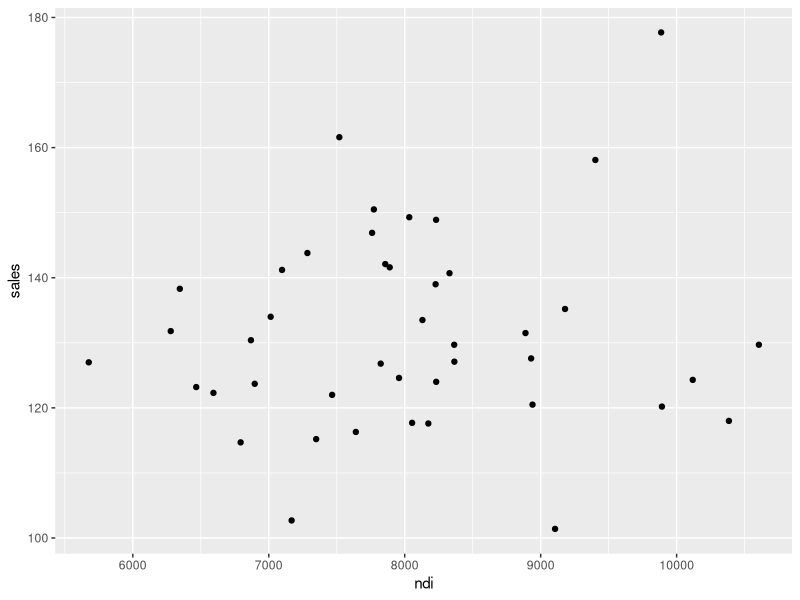
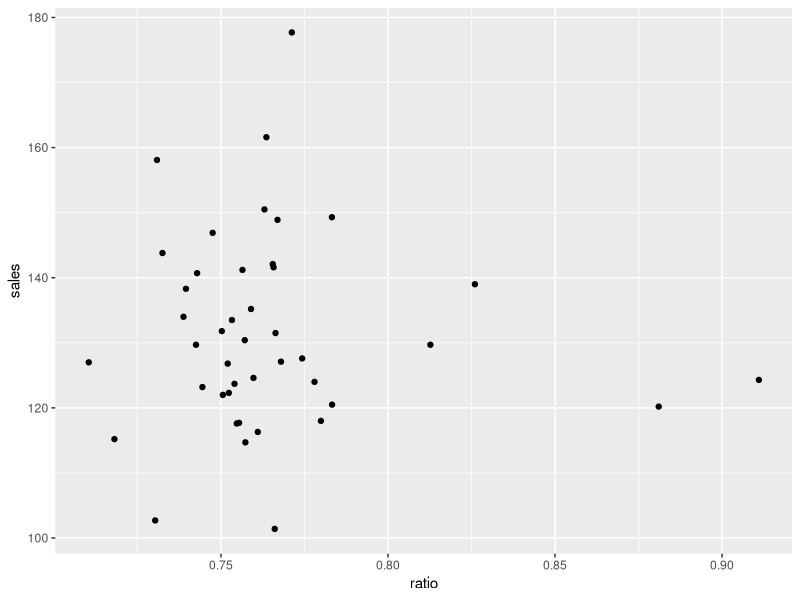
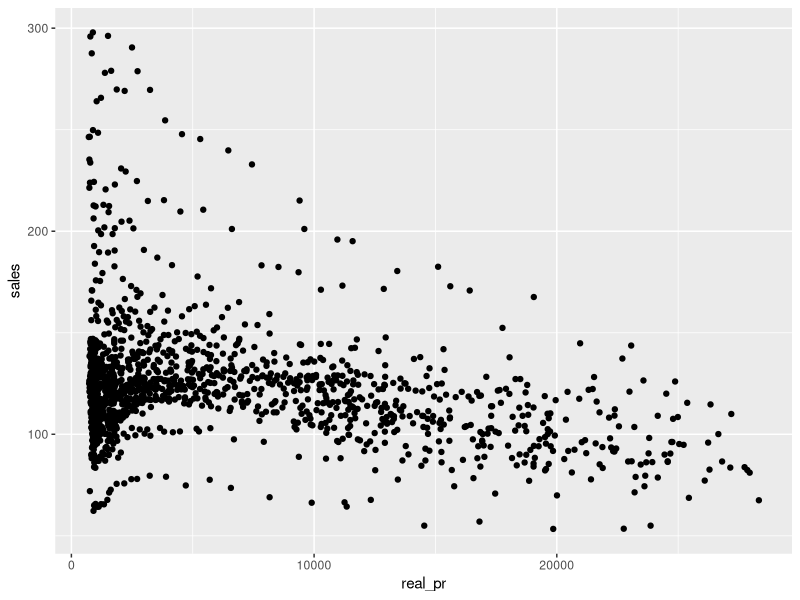
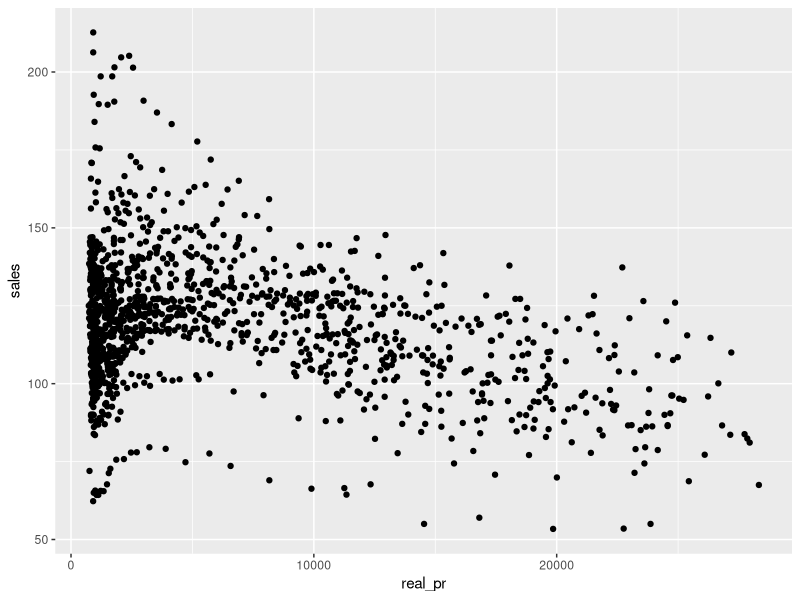
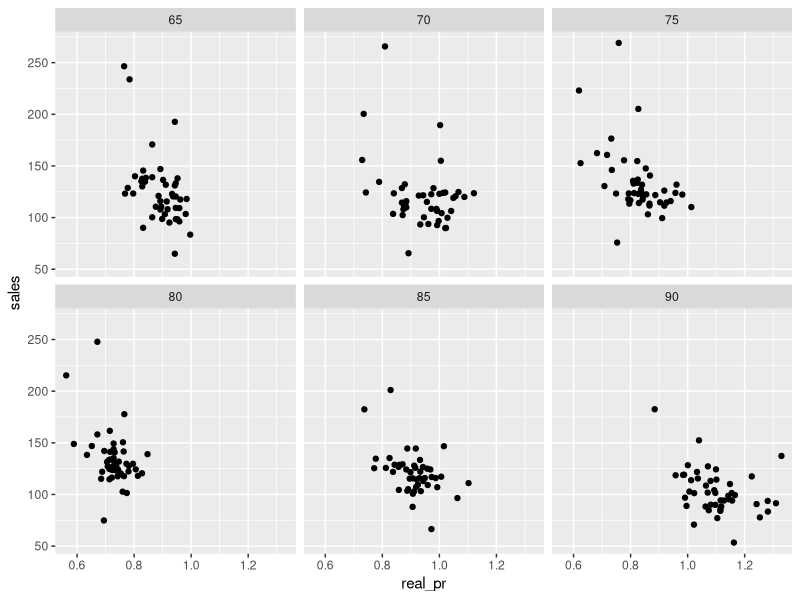

Recreate these plots in R, in order.
library(plm)
library(dplyr)
library(ggplot2)

#1
df = data('Cigar', package = "plm")
df = Cigar

#2
cigar80 = filter(df, year == 80, sales < 200, sales > 100)

ggplot(data = cigar80, aes(x=ndi, y = sales)) + geom_point()

3#
youth_data = select(cigar80, starts_with("pop"), "sales")
youth_data = mutate(youth_data, ratio = pop16 / pop)
ggplot(data = youth_data, aes(x = ratio, y = sales)) + geom_point()

#4
real_pr = select(df, "price", "cpi", "sales")
real_pr = mutate(real_pr, real_pr = price * cpi)
ggplot(data = real_pr, aes(x = real_pr, y = sales)) + geom_point()


# 5
largest = arrange(Cigar, -sales)
head(largest, 10)
largest = filter(largest, state != 30, state != 9, state != 18)
largest = mutate(largest, real_pr = price*cpi)
ggplot(data = largest, aes(x = real_pr, y = sales)) + geom_point()


#6
some = select(df, price, cpi, sales, year)
some = filter(some, 60 <= year, year <= 90)
some = filter(some, year %% 5 == FALSE)
some = mutate(some, real_pr = price/cpi)

ggplot(data = some, aes(x = real_pr, y = sales)) + geom_point() + facet_wrap("year")
